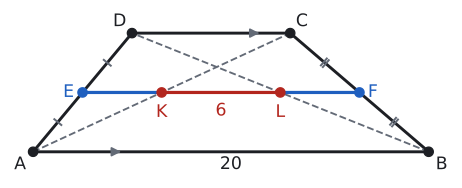

This figure's Python source:
# Alıştırma 6: |AB| = 20, |KL| = 6 → |DC| = 8, |EF| = 14.
import sys; sys.path.insert(0, "tools")
from cizim import *

P = lambda x, y: np.array([float(x), float(y)])
uz = lambda U, V: round(float(np.linalg.norm(U - V)), 4)
def acisi(K, U, V):
    u, v = U - K, V - K
    return round(float(np.degrees(np.arccos(np.dot(u, v) / np.linalg.norm(u) / np.linalg.norm(v)))), 3)
def kesis(p, u, q, v):
    t = np.linalg.solve(np.array([u, -v]).T, q - p); return p + t[0] * u
def paralel_isareti(U, V, renk=SOLUK, k=0.18, f=0.5):
    M = U + f * (V - U); t = (V - U) / np.linalg.norm(V - U)
    ax.annotate("", xy=M + k * t, xytext=M - k * t, arrowprops=dict(arrowstyle="-|>", color=renk, lw=1.4, mutation_scale=14))
def cetik(U, V, n=1, renk=SOLUK, L=0.16):
    M = (U + V) / 2; t = (V - U) / np.linalg.norm(V - U); m = np.array([-t[1], t[0]])
    for i in range(n):
        c = M + (i - (n - 1) / 2) * 0.13 * t
        ax.plot(*zip(c - L * m, c + L * m), color=renk, lw=1.5)
def olcu(U, V, metin, d=0.3, renk=YAZI, fs=13):
    """[UV] parçasının ortasına, U→V yönünün soluna d kadar uzağa yazı (d < 0: sağına)."""
    M = (U + V) / 2; t = (V - U) / np.linalg.norm(V - U); m = np.array([-t[1], t[0]])
    ax.text(*(M + d * m), metin, ha="center", va="center", color=renk, fontsize=fs)
def dik_isareti(K, U, V, r=0.28):
    a_ = (U - K) / np.linalg.norm(U - K) * r; b_ = (V - K) / np.linalg.norm(V - K) * r
    ax.plot(*zip(K + a_, K + a_ + b_, K + b_), color=SOLUK, lw=1.3)

AB, DC, DX, H, BOY = 20, 8, 5, 6, 2.7
ET = {"AB": "20", "KL": "6"}; EK = []

# Köşegenler orta tabanı K ve L'de keser: K ∈ [AC], L ∈ [BD].
A, B, C, D = P(0, 0), P(AB, 0), P(DX + DC, H), P(DX, H)
E, F = (A + D) / 2, (B + C) / 2
K = kesis(A, C - A, E, F - E); L = kesis(B, D - B, E, F - E)
print("AB", uz(A, B), "DC", uz(D, C), "EF", uz(E, F), "EK", uz(E, K), "KL", uz(K, L), "LF", uz(L, F))

fig, ax = sekil(6, BOY)
ax.set_aspect("equal"); ax.axis("off")
ax.plot(*zip(A, B, C, D, A), color=YAZI)
ax.plot(*zip(A, C), color=SOLUK, lw=1.4, ls="--"); ax.plot(*zip(B, D), color=SOLUK, lw=1.4, ls="--")
ax.plot(*zip(E, K), color=MAVI, lw=2.4); ax.plot(*zip(L, F), color=MAVI, lw=2.4); ax.plot(*zip(K, L), color=KIRMIZI, lw=2.4)
paralel_isareti(A, B, f=0.22); paralel_isareti(D, C, f=0.8)
s = AB / 14
cetik(A, E, L=0.16 * s); cetik(E, D, L=0.16 * s); cetik(B, F, 2, L=0.16 * s); cetik(F, C, 2, L=0.16 * s)
for Q in (A, B, C, D): nokta(ax, *Q, "")
for Q, r in ((E, MAVI), (F, MAVI), (K, KIRMIZI), (L, KIRMIZI)): nokta(ax, *Q, "", renk=r)
s = AB / 14
ax.text(A[0] - 0.25 * s, -0.15 * s, "A", ha="right", va="top")
ax.text(B[0] + 0.25 * s, -0.15 * s, "B", ha="left", va="top")
ax.text(C[0] + 0.2 * s, C[1] + 0.1 * s, "C", ha="left", va="bottom")
ax.text(D[0] - 0.2 * s, D[1] + 0.1 * s, "D", ha="right", va="bottom")
ax.text(E[0] - 0.3 * s, E[1], "E", ha="right", va="center", color=MAVI)
ax.text(F[0] + 0.3 * s, F[1], "F", ha="left", va="center", color=MAVI)
ax.text(K[0], K[1] - 0.4 * s, "K", ha="center", va="top", color=KIRMIZI)
ax.text(L[0], L[1] - 0.4 * s, "L", ha="center", va="top", color=KIRMIZI)
if ET.get("AB"): olcu(A, B, ET["AB"], d=-0.45 * s)
if ET.get("DC"): olcu(D, C, ET["DC"], d=0.4 * s)
for (U, V, k, r) in ((E, K, "EK", MAVI), (L, F, "LF", MAVI)):
    if ET.get(k): ax.text((U[0] + V[0]) / 2, U[1] + 0.3 * s, ET[k], ha="center", va="bottom", color=r, fontsize=13)
if ET.get("KL"): ax.text((K[0] + L[0]) / 2, K[1] - 0.35 * s, ET["KL"], ha="center", va="top", color=KIRMIZI, fontsize=13)
for (fx, fy, metin, renk) in EK:
    ax.text(fx, fy, metin, ha="center", va="center", color=renk, fontsize=13)
ax.set_xlim(-0.9 * s, B[0] + 0.9 * s); ax.set_ylim(-1.0 * s, C[1] + 0.9 * s)
kaydet(fig, __file__)
